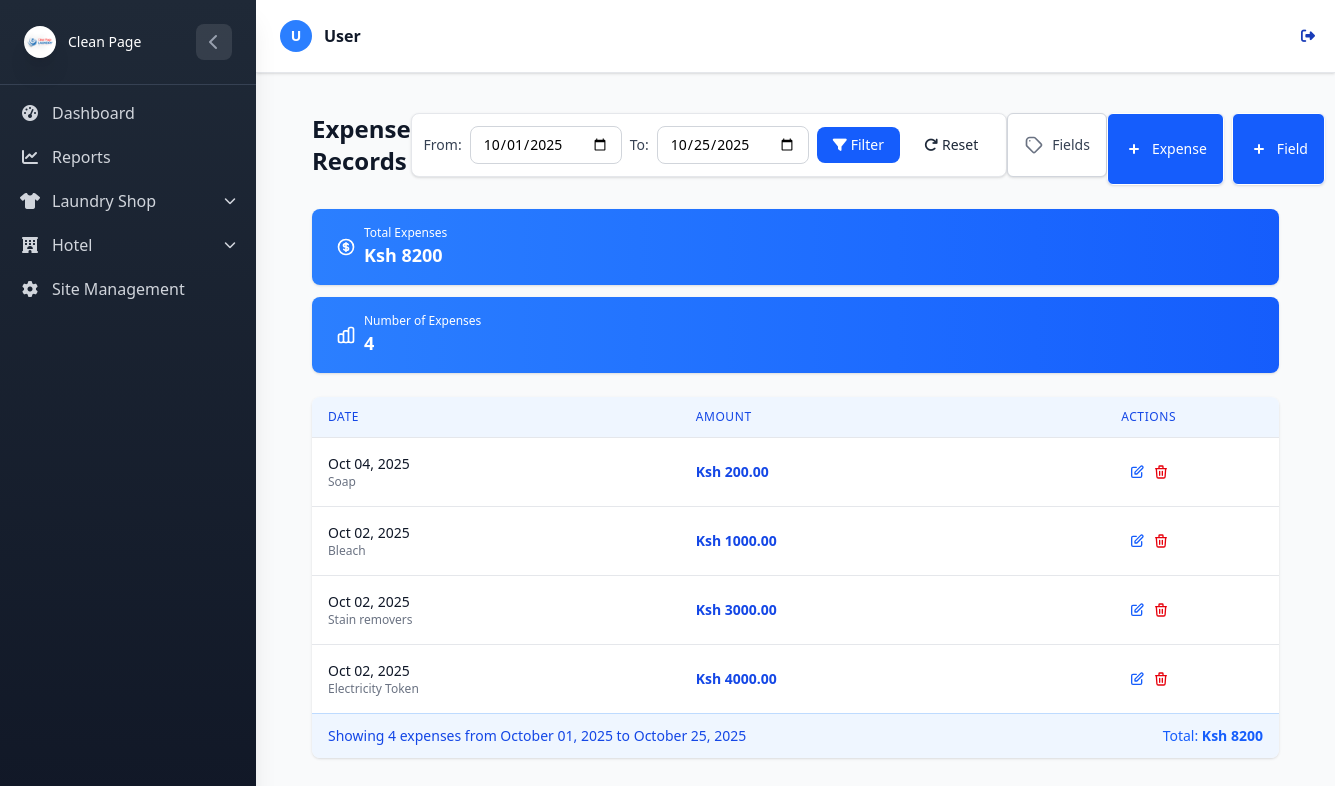
The app's page /Laundry/expenses/ (signed in), older data.
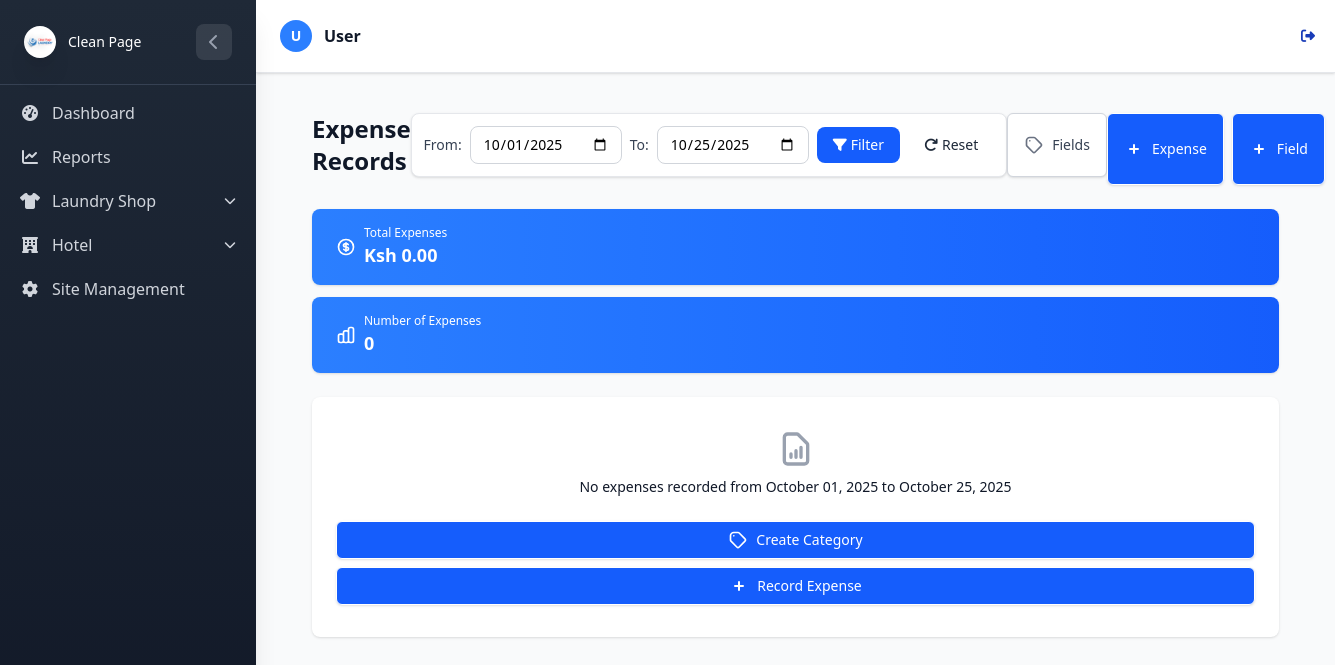
The same page, newer data.
### LaundryApp/models.py (models this page shows, shortened)
class ExpenseRecord(models.Model):
    field = models.ForeignKey(
        ExpenseField, on_delete=models.CASCADE, related_name="records", db_index=True
    )
    shop = models.CharField(max_length=100, choices=Order.SHOP_CHOICE)
    amount = models.DecimalField(max_digits=10, decimal_places=2)
    date = models.DateField(auto_now_add=True, db_index=True)
    notes = models.CharField(max_length=150, null=True, blank=True)

class ExpenseField(models.Model):
    label = models.CharField(max_length=100, db_index=True)
    created_at = models.DateTimeField(auto_now_add=True)
    class Meta:
        unique_together = ('label',)  # Prevent duplicate labels

### LaundryApp/View/Expenses.py (the view)
# urls.py: path('expenses/', expense_list, name='expense_list'),
@login_required
def expense_list(request):
    start_date_str = request.GET.get('start_date')
    end_date_str = request.GET.get('end_date')
    today = timezone.now().date()
    try:
        if start_date_str:
            start_date = datetime.strptime(start_date_str, '%Y-%m-%d').date()
        else:
            start_date = today.replace(day=1)  # First day of current month
    except (ValueError, TypeError):
        start_date = today.replace(day=1)
    try:
        if end_date_str:
            end_date = datetime.strptime(end_date_str, '%Y-%m-%d').date()
        else:
            end_date = today  # Today as default end date
    except (ValueError, TypeError):
        end_date = today
    if start_date > end_date:
        start_date, end_date = end_date, start_date
    records = ExpenseRecord.objects.filter(
        date__gte=start_date,
        date__lte=end_date
    ).select_related("field").order_by("-date")
    total_amount = records.aggregate(Sum('amount'))['amount__sum'] or 0
    record_count = records.count()
    average_expense = records.aggregate(Avg('amount'))['amount__avg'] or 0
    if start_date == end_date:
        date_range_description = f"for {start_date.strftime('%B %d, %Y')}"
    else:
        date_range_description = f"from {start_date.strftime('%B %d, %Y')} to {end_date.strftime('%B %d, %Y')}"
    context = {
        "records": records,
        "total_amount": total_amount,
        "record_count": record_count,
        "average_expense": round(average_expense, 2),
        "start_date": start_date,
        "end_date": end_date,
        "date_range_description": date_range_description,
    }
    return render(request, "expenses/expense_list.html", context)

### LaundryApp/templates/expenses/expense_list.html (shortened to what the changed rows need)
{% extends "base.html" %}
{% block content %}
<div class="max-w-7xl mx-auto px-4 sm:px-6 lg:px-8 py-4 sm:py-6 lg:py-8">
    <div class="flex flex-col sm:flex-row sm:items-center sm:justify-between mb-6 sm:mb-8">
        <div>
            <h1 class="text-2xl sm:text-3xl font-bold text-gray-900 mb-2">Expense Records</h1>
        </div>
    </div>
    <div class="grid grid-cols-1 sm:grid-cols-3 gap-3 sm:gap-5 mb-6 sm:mb-8">
        <div class="bg-gradient-to-r from-blue-500 to-blue-600 overflow-hidden shadow rounded-lg text-white">
            <div class="px-4 py-4 sm:p-5">
                <div class="flex items-center">
                    <div class="ml-4 flex-1 min-w-0">
                        <dl>
                            <dd class="flex items-baseline">
                                <div class="text-lg sm:text-xl font-semibold">Ksh {{ total_amount|default:"0.00" }}
                                </div>
                            </dd>
                        </dl>
                    </div>
                </div>
            </div>
        </div>
        <div class="bg-gradient-to-r from-blue-500 to-blue-600 overflow-hidden shadow rounded-lg text-white">
            <div class="px-4 py-4 sm:p-5">
                <div class="flex items-center">
                    <div class="ml-4 flex-1 min-w-0">
                        <dl>
                            <dd class="flex items-baseline">
                                <div class="text-lg sm:text-xl font-semibold">{{ record_count }}</div>
                            </dd>
                        </dl>
                    </div>
                </div>
            </div>
        </div>
    </div>
    {% if records %}
    <div class="bg-white shadow overflow-hidden rounded-lg w-full">
        <div class="overflow-x-auto w-full">
            <table class="w-full divide-y divide-gray-200">
                <thead class="bg-blue-50">
                    <tr>
                        <th scope="col"
                            class="px-4 py-3 text-left text-xs font-medium text-blue-700 uppercase tracking-wider">
                            Date
                        </th>
                        <th scope="col"
                            class="px-4 py-3 text-left text-xs font-medium text-blue-700 uppercase tracking-wider">
                            Amount
                        </th>
                        <th scope="col"
                            class="px-4 py-3 text-right text-xs font-medium text-blue-700 uppercase tracking-wider">
                            Actions
                        </th>
                    </tr>
                </thead>
                <tbody class="bg-white divide-y divide-gray-200">
                    {% for record in records %}
                    <tr class="hover:bg-blue-50 transition-colors duration-150">
                        <td class="px-4 py-4 whitespace-nowrap">
                            <div class="text-sm font-medium text-gray-900">{{ record.date|date:"M d, Y" }}</div>
                            <div class="text-xs text-gray-500 sm:hidden">{{ record.field.label }}</div>
                        </td>
                        <td class="px-4 py-4 whitespace-nowrap">
                            <div class="text-sm font-semibold text-blue-700">Ksh {{ record.amount }}</div>
                        </td>
                        <td class="px-4 py-4 whitespace-nowrap text-right text-sm font-medium">
                            <div class="flex justify-center space-x-2">
                                <a href="{% url 'laundry:edit_expense_record' record.id %}"
                                    class="text-blue-600 hover:text-blue-800 p-1 rounded-full hover:bg-blue-100 transition-colors duration-150"
                                    title="Edit">
                                </a>
                                <a href="{% url 'laundry:delete_expense_record' record.id %}"
                                    class="text-red-600 hover:text-red-800 p-1 rounded-full hover:bg-red-100 transition-colors duration-150"
                                    title="Delete">
                                </a>
                            </div>
                        </td>
                    </tr>
                    {% endfor %}
                </tbody>
            </table>
        </div>
        <div class="bg-blue-50 px-4 py-3 flex items-center justify-between border-t border-blue-200">
            <div class="text-sm text-blue-700">
                <p class="sm:hidden">Showing {{ records.count }} expenses {{ date_range_description }}</p>
            </div>
            <div class="text-sm text-blue-600">
                Total: <span class="font-semibold">Ksh {{ total_amount|default:"0.00" }}</span>
            </div>
        </div>
    </div>
    {% else %}
    <div class="bg-white overflow-hidden shadow rounded-lg">
        <div class="px-4 py-8 sm:px-6 text-center">
            <h3 class="mt-2 text-sm font-medium text-gray-900">No expenses recorded {{ date_range_description }}</h3>
            <div class="mt-6 space-y-2 sm:space-y-0 sm:space-x-3 sm:flex sm:justify-center">
                <a href="{% url 'laundry:create_expense_field' %}"
                    class="w-full sm:w-auto inline-flex items-center justify-center px-4 py-2 border border-transparent shadow-sm text-sm font-medium rounded-md text-white bg-blue-600 hover:bg-blue-700 focus:outline-none focus:ring-2 focus:ring-offset-2 focus:ring-blue-500">
                    Create Category
                </a>
                <a href="{% url 'laundry:expense_form' %}"
                    class="w-full sm:w-auto inline-flex items-center justify-center px-4 py-2 border border-transparent shadow-sm text-sm font-medium rounded-md text-white bg-blue-600 hover:bg-blue-700 focus:outline-none focus:ring-2 focus:ring-offset-2 focus:ring-blue-500">
                    <svg class="-ml-1 mr-2 h-5 w-5" xmlns="http://www.w3.org/2000/svg" viewBox="0 0 20 20"
                        fill="currentColor">
                        <path fill-rule="evenodd"
                            d="M10 5a1 1 0 011 1v3h3a1 1 0 110 2h-3v3a1 1 0 11-2 0v-3H6a1 1 0 110-2h3V6a1 1 0 011-1z"
                            clip-rule="evenodd" />
                    </svg>
                    Record Expense
                </a>
            </div>
        </div>
    </div>
    {% endif %}
</div>
{% endblock %}

Row changes from the older to the newer data that the page shows:
removed ExpenseRecord: date "Oct 04, 2025", field.label "Soap", amount "200.00"
removed ExpenseRecord: date "Oct 02, 2025", field.label "Bleach", amount "1000.00"
removed ExpenseRecord: date "Oct 02, 2025", field.label "Stain removers", amount "3000.00"
removed ExpenseRecord: date "Oct 02, 2025", field.label "Electricity Token", amount "4000.00"
Text that changed along with them:
{{ total_amount|default:"0.00" }}: "8200" → "0.00"
{{ record_count }}: "4" → "0"
{{ date_range_description }}: (not shown) → "from October 01, 2025 to October 25, 2025"
{{ records.count }}: "4" → (not shown)
{{ date_range_description }}: "from October 01, 2025 to October 25, 2025" → (not shown)
{{ total_amount|default:"0.00" }}: "8200" → (not shown)
text no longer shown: "DATE AMOUNT ACTIONS Showing expenses Total: Ksh"
text now shown: "No expenses recorded Create Category Record Expense"
